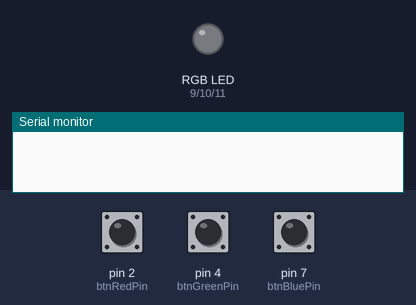
This sketch was run on a simulated Arduino Uno, built with avr-gcc and run on an emulated ATmega328P. Parts: an RGB LED mixed from three pins (HIGH = lit), the last lines printed to the serial monitor. The test bench sets the inputs (shaded band); at power-on: pin 2 (btnRedPin) HIGH, pin 4 (btnGreenPin) HIGH, pin 7 (btnBluePin) HIGH. Dim RGB values are drawn brighter than linear.

Above: at 1.2 s.
1.3 s: pin 2 (btnRedPin) pulled LOW for 0.15 s
At 1.7 s:
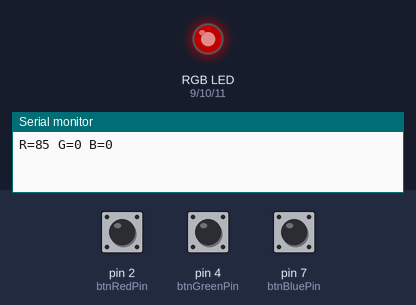
2.9 s: pin 4 (btnGreenPin) pulled LOW for 0.15 s
At 4.1 s:
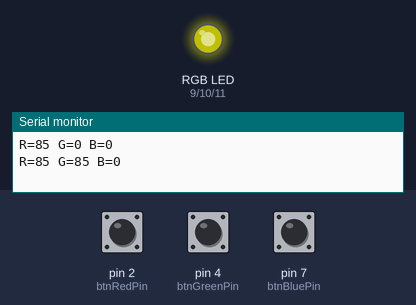
4.5 s: pin 7 (btnBluePin) pulled LOW for 0.15 s
At 5.4 s:
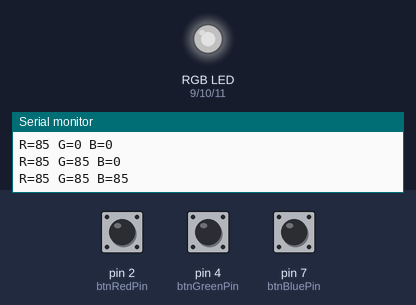
6.1 s: pin 2 (btnRedPin) pulled LOW for 1 s
At 6.6 s:
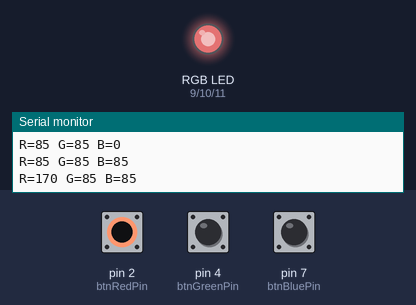
8.6 s: pin 4 (btnGreenPin) pulled LOW for 1 s
At 9.7 s:
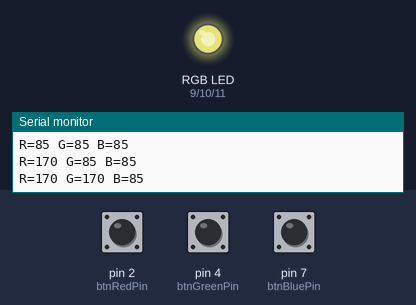
11.1 s: pin 7 (btnBluePin) pulled LOW for 1 s
At 11.6 s:
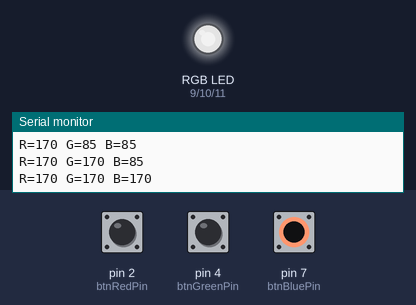
Timing chart, 0 to 14.1 s (numbered marks = the images above; inputs shaded):
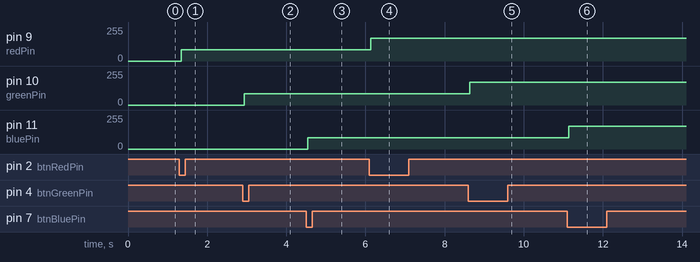

Measured:
- after the input at 1.3 s, pin 9 (redPin): 0/255 → 85/255 at once
- after the input at 2.9 s, pin 10 (greenPin): 0/255 → 85/255 at once
- after the input at 4.5 s, pin 11 (bluePin): 0/255 → 85/255 at once
- after the input at 6.1 s, pin 9 (redPin): 85/255 → 170/255 at once
- after the input at 8.6 s, pin 10 (greenPin): 85/255 → 170/255 at once
- after the input at 11.1 s, pin 11 (bluePin): 85/255 → 170/255 at once

The sketch:

sketch.ino
```cpp
// Ορισμός PWM Pins για το RGB LED (~)
const int redPin = 9;
const int greenPin = 10;
const int bluePin = 11;

// Ορισμός Pins για τα κουμπιά
const int btnRedPin = 2;
const int btnGreenPin = 4;
const int btnBluePin = 7;

// Μεταβλητές τιμών έντασης χρωμάτων (0, 85, 170, 255)
int redVal = 0;
int greenVal = 0;
int blueVal = 0;

// Χρονικές παράμετροι Debounce (40ms χωρίς delay)
const unsigned long debounceDelay = 40;

// Μεταβλητές αποπαρασίτωσης για το κόκκινο κουμπί
int lastRedBtnReading = HIGH;
int redButtonState = HIGH;
unsigned long lastRedDebounceTime = 0;

// Μεταβλητές αποπαρασίτωσης για το πράσινο κουμπί
int lastGreenBtnReading = HIGH;
int greenButtonState = HIGH;
unsigned long lastGreenDebounceTime = 0;

// Μεταβλητές αποπαρασίτωσης για το μπλε κουμπί
int lastBlueBtnReading = HIGH;
int blueButtonState = HIGH;
unsigned long lastBlueDebounceTime = 0;

// Συνάρτηση αύξησης τιμής: 0 -> 85 -> 170 -> 255 -> 0
int getNextColorValue(int currentValue) {
  int nextVal = currentValue + 85;
  if (nextVal > 255) {
    nextVal = 0;
  }
  return nextVal;
}

// Εκτύπωση τρέχουσας κατάστασης στο Serial Monitor
void printSerialStatus() {
  Serial.print("R=");
  Serial.print(redVal);
  Serial.print(" G=");
  Serial.print(greenVal);
  Serial.print(" B=");
  Serial.println(blueVal);
}

void setup() {
  Serial.begin(9600);

  // Ρύθμιση LED pins ως εξόδους
  pinMode(redPin, OUTPUT);
  pinMode(greenPin, OUTPUT);
  pinMode(bluePin, OUTPUT);

  // Ρύθμιση κουμπιών ως εισόδους με εσωτερική αντίσταση pull-up
  pinMode(btnRedPin, INPUT_PULLUP);
  pinMode(btnGreenPin, INPUT_PULLUP);
  pinMode(btnBluePin, INPUT_PULLUP);

  // Αρχικοποίηση εξόδων (σβηστό LED στην αρχή)
  analogWrite(redPin, redVal);
  analogWrite(greenPin, greenVal);
  analogWrite(bluePin, blueVal);
}

bool updateButtonState(int buttonPin, int &lastReading, unsigned long &lastDebounceTime, int &buttonState, int &colorValue, int ledPin) {
  int reading = digitalRead(buttonPin);
  unsigned long currentTime = millis();

  if (reading != lastReading) {
    lastDebounceTime = currentTime;
  }

  if ((currentTime - lastDebounceTime) >= debounceDelay) {
    if (reading != buttonState) {
      buttonState = reading;
      if (buttonState == LOW) {
        colorValue = getNextColorValue(colorValue);
        analogWrite(ledPin, colorValue);
        lastReading = reading;
        return true;
      }
    }
  }

  lastReading = reading;
  return false;
}

void loop() {
  bool stateChanged = false;

  stateChanged |= updateButtonState(btnRedPin, lastRedBtnReading, lastRedDebounceTime, redButtonState, redVal, redPin);
  stateChanged |= updateButtonState(btnGreenPin, lastGreenBtnReading, lastGreenDebounceTime, greenButtonState, greenVal, greenPin);
  stateChanged |= updateButtonState(btnBluePin, lastBlueBtnReading, lastBlueDebounceTime, blueButtonState, blueVal, bluePin);

  if (stateChanged) {
    printSerialStatus();
  }
}
```
